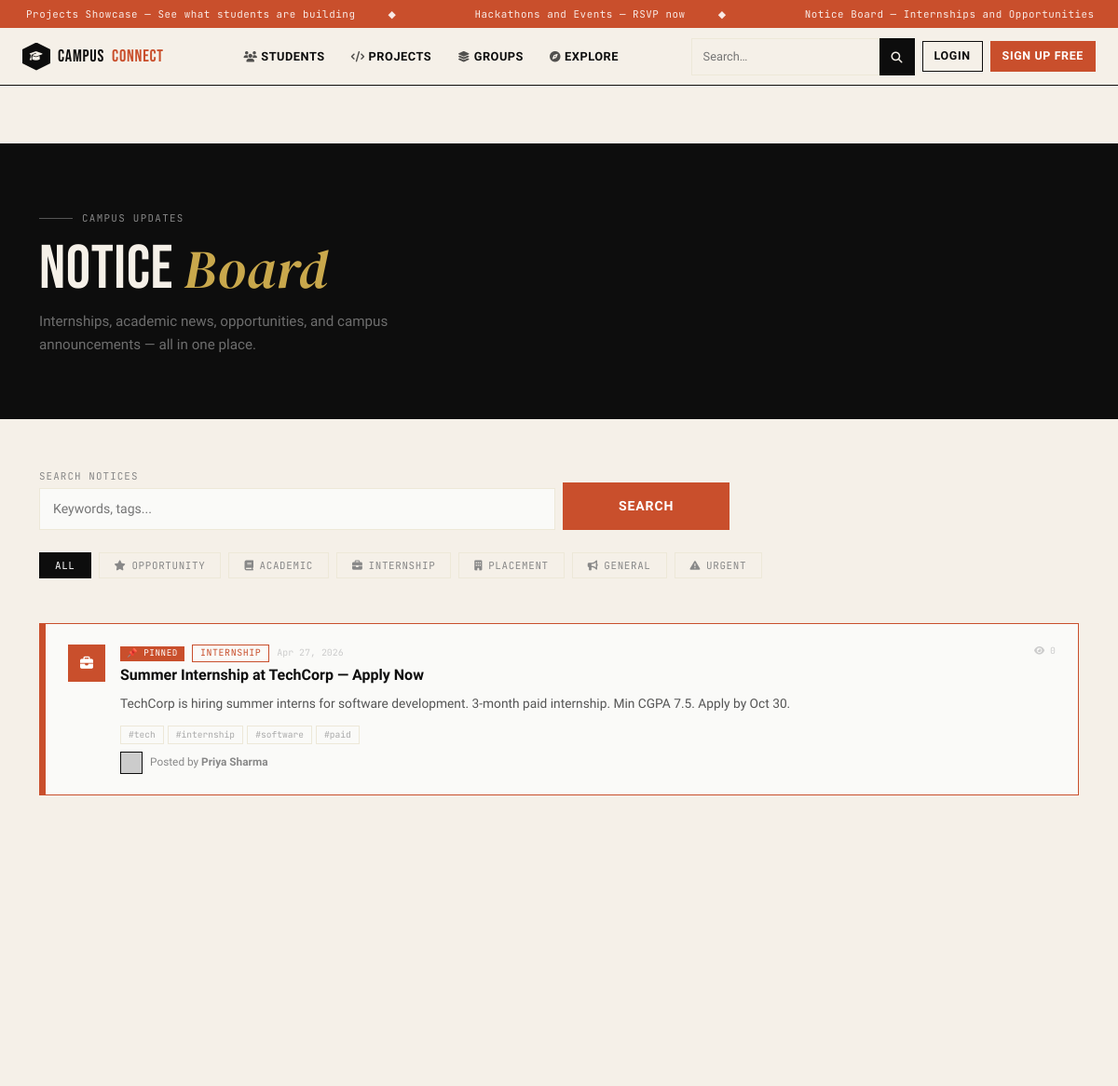
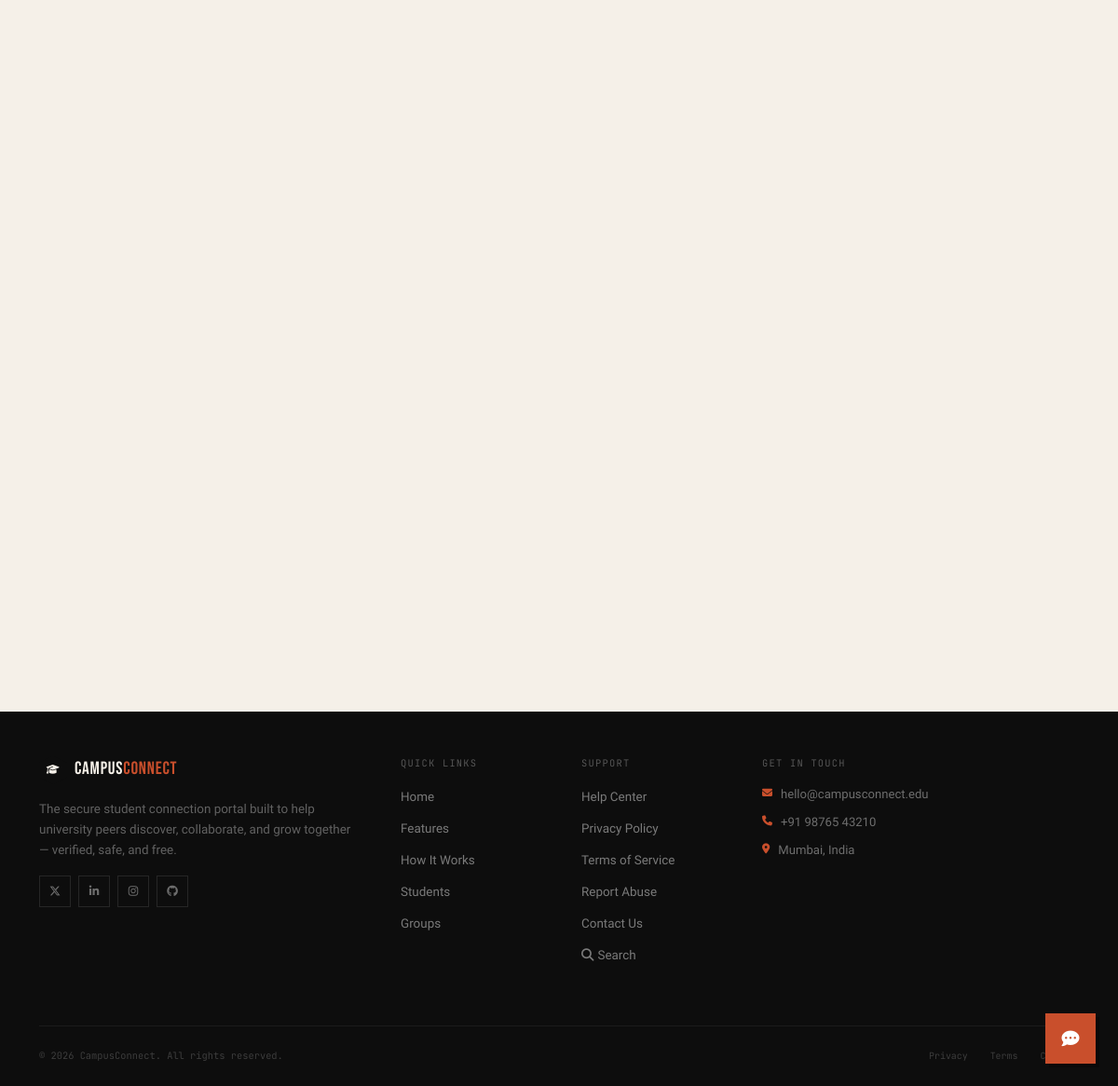
Page /pages/notices.php on the committed database (2 pictures, top to bottom).
### tables this page shows
CREATE TABLE IF NOT EXISTS notices (
    id         INT AUTO_INCREMENT PRIMARY KEY,
    user_id    INT NOT NULL,
    title      VARCHAR(200) NOT NULL,
    body       TEXT NOT NULL,
    category   ENUM('opportunity','academic','internship','placement','general','urgent') DEFAULT 'general',
    tags       VARCHAR(300),                        
    expires_at DATETIME,
    is_pinned  TINYINT(1) DEFAULT 0,
    views      INT UNSIGNED DEFAULT 0,
    created_at TIMESTAMP DEFAULT CURRENT_TIMESTAMP,
    FOREIGN KEY (user_id) REFERENCES users(id) ON DELETE CASCADE
);

CREATE TABLE IF NOT EXISTS users (
    id          INT AUTO_INCREMENT PRIMARY KEY,
    name        VARCHAR(100)        NOT NULL,
    email       VARCHAR(150)        NOT NULL UNIQUE,
    password    VARCHAR(255)        NOT NULL,
    department  VARCHAR(100),
    semester    TINYINT UNSIGNED,
    university  VARCHAR(150),
    skills      TEXT,                           
    bio         TEXT,
    avatar      VARCHAR(255)        DEFAULT 'default.jpg',
    is_verified TINYINT(1)          DEFAULT 0,
    is_online   TINYINT(1)          DEFAULT 0,
    created_at  TIMESTAMP           DEFAULT CURRENT_TIMESTAMP
);

### includes/config.php (called while the page is built, shortened)
<?php
function e(string $s): string {
    return htmlspecialchars($s, ENT_QUOTES, 'UTF-8');
}

### pages/notices.php (the view, shortened to what this page needs)
<?php
require_once __DIR__ . '/../includes/config.php';
$db = getDB();
$cat    = $_GET['cat'] ?? 'all';
$search = trim($_GET['q'] ?? '');
$page   = max(1,(int)($_GET['page']??1));
$perPage= 10;
$offset = ($page-1)*$perPage;
$where  = ["(n.expires_at IS NULL OR n.expires_at > NOW())"];
$params = [];
$whereSQL = implode(' AND ',$where);
$stNotices = $db->prepare(
    "SELECT n.*, u.name AS author_name, u.department AS author_dept
     FROM notices n JOIN users u ON u.id=n.user_id
     WHERE $whereSQL ORDER BY n.is_pinned DESC, n.created_at DESC LIMIT $perPage OFFSET $offset"
);
$stNotices->execute($params);
$notices = $stNotices->fetchAll();
$catLabels = ['all'=>'All','opportunity'=>'Opportunity','academic'=>'Academic','internship'=>'Internship',
              'placement'=>'Placement','general'=>'General','urgent'=>'Urgent'];
$catColors = ['opportunity'=>'var(--moss)','academic'=>'var(--sky)','internship'=>'var(--rust)',
              'placement'=>'var(--gold)','general'=>'#888','urgent'=>'#dc3545'];
$catIcons  = ['opportunity'=>'fa-star','academic'=>'fa-book','internship'=>'fa-briefcase',
              'placement'=>'fa-building','general'=>'fa-bullhorn','urgent'=>'fa-triangle-exclamation'];
include __DIR__ . '/../includes/header.php';
?>
<div style="margin-top:92px;background:var(--paper);min-height:100vh;">
  <div style="background:var(--ink);padding:64px 0 50px;">
    <div class="container">
      <div class="row align-items-end g-4">
        <div class="col-lg-7">
          <div class="cc-section-label white-lbl reveal">Campus Updates</div>
          <h1 class="cc-heading on-dark reveal d1">Notice <em>Board</em></h1>
          <p class="reveal d2" style="color:rgba(255,255,255,.4);max-width:480px;margin-top:12px;font-size:.95rem;line-height:1.65;">
            Internships, academic news, opportunities, and campus announcements — all in one place.
          </p>
        </div>
      </div>
    </div>
  </div>
  <div class="container py-5">
    <form method="GET" class="mb-4 reveal">
      <div class="row g-2 align-items-end">
        <div class="col-md-6"><label class="cc-form-label">Search Notices</label>
          <input type="text" name="q" value="<?= e($search) ?>" class="cc-form-input" placeholder="Keywords, tags...">
          <input type="hidden" name="cat" value="<?= e($cat) ?>"></div>
        <div class="col-md-2"><button type="submit" class="cc-form-submit w-100">Search</button></div>
      </div>
    </form>
    <div class="d-flex flex-wrap gap-2 mb-5 reveal">
      <?php foreach ($catLabels as $k=>$v): ?>
      <a href="?cat=<?= $k ?>&q=<?= urlencode($search) ?>"
         style="padding:5px 16px;border:1.5px solid <?= $cat===$k?($k==='all'?'var(--ink)':$catColors[$k]):'var(--cream)' ?>;
                background:<?= $cat===$k?($k==='all'?'var(--ink)':$catColors[$k]):'transparent' ?>;
                color:<?= $cat===$k?'#fff':'#888' ?>;
                font-family:var(--font-mono);font-size:.68rem;text-transform:uppercase;letter-spacing:.06em;
                display:inline-flex;align-items:center;gap:6px;transition:all .2s;">
        <?php if($k!=='all'): ?><i class="fas <?= $catIcons[$k] ?>"></i><?php endif; ?><?= $v ?>
      </a>
      <?php endforeach; ?>
    </div>
    <?php if ($notices): ?>
    <div class="d-flex flex-column gap-3 mb-4">
      <?php foreach ($notices as $i=>$n):
        $clr  = $catColors[$n['category']] ?? '#888';
        $icon = $catIcons[$n['category']]  ?? 'fa-bullhorn';
        $tags = array_filter(array_map('trim', explode(',',$n['tags']??'')));
      ?>
      <div class="reveal d<?= ($i%3)+1 ?>"
           style="border:1.5px solid <?= $n['is_pinned']?'var(--rust)':'var(--ink)' ?>;
                  background:var(--white);overflow:hidden;
                  transition:box-shadow .25s;"
           onmouseover="this.style.boxShadow='4px 4px 0 var(--ink)'"
           onmouseout="this.style.boxShadow=''">
        <div class="d-flex">
          <div style="width:6px;background:<?= $clr ?>;flex-shrink:0;"></div>
          <div style="padding:22px 24px;flex:1;">
            <div class="d-flex align-items-start gap-3 flex-wrap">
              <div style="width:40px;height:40px;background:<?= $clr ?>;display:flex;align-items:center;justify-content:center;flex-shrink:0;">
                <i class="fas <?= $icon ?>" style="color:#fff;font-size:14px;"></i>
              </div>
              <div class="flex-grow-1">
                <div class="d-flex align-items-center gap-2 flex-wrap mb-1">
                  <?php if ($n['is_pinned']): ?>
                  <span style="font-family:var(--font-mono);font-size:.58rem;background:var(--rust);color:#fff;
                               padding:1px 7px;text-transform:uppercase;letter-spacing:.06em;">📌 Pinned</span>
                  <?php endif; ?>
                  <span style="font-family:var(--font-mono);font-size:.62rem;border:1px solid <?= $clr ?>;
                               color:<?= $clr ?>;padding:1px 8px;text-transform:uppercase;letter-spacing:.06em;">
                    <?= e($catLabels[$n['category']]??'') ?>
                  </span>
                  <span style="font-family:var(--font-mono);font-size:.62rem;color:#ccc;">
                    <?= date('M j, Y', strtotime($n['created_at'])) ?>
                  </span>
                </div>
                <h3 style="font-weight:700;font-size:1rem;color:var(--ink);margin-bottom:8px;line-height:1.3;">
                  <?= e($n['title']) ?>
                </h3>
                <p style="font-size:.86rem;line-height:1.65;color:#555;margin-bottom:12px;">
                  <?= nl2br(e(mb_strimwidth($n['body'],0,200,'…'))) ?>
                </p>
                <?php if ($tags): ?>
                <div class="d-flex flex-wrap gap-1 mb-2">
                  <?php foreach ($tags as $tag): ?>
                  <span style="padding:2px 8px;font-family:var(--font-mono);font-size:.6rem;
                               border:1px solid var(--cream);color:#aaa;text-transform:lowercase;">
                    #<?= e($tag) ?>
                  </span>
                  <?php endforeach; ?>
                </div>
                <?php endif; ?>
                <div class="d-flex align-items-center gap-2 mt-2">
                  <img src="https://picsum.photos/seed/<?= e($n['author_name']) ?>/40/40"
                       style="width:24px;height:24px;object-fit:cover;border:1px solid var(--ink);" alt="">
                  <span style="font-size:.74rem;color:#888;">Posted by <strong><?= e($n['author_name']) ?></strong></span>
                </div>
              </div>
              <div style="text-align:right;flex-shrink:0;">
                <div style="font-family:var(--font-mono);font-size:.62rem;color:#ccc;">
                  <i class="fas fa-eye"></i> <?= (int)$n['views'] ?>
                </div>
              </div>
            </div>
          </div>
        </div>
      </div>
      <?php endforeach; ?>
    </div>
    <?php endif; ?>
  </div>
</div>
<?php include __DIR__ . '/../includes/footer.php'; ?>

### assets/css/style.css (style rules this page uses)
:root { --ink: #0d0d0d; --paper: #f5f0e8; --cream: #ede8d8; --rust: #c94f2c; --rust-light: #e8694a; --moss: #2d4a3e; --gold: #c9a84c; --sky: #1a3a5c; --white: #fafaf8; --font-display:'Bebas Neue', sans-serif; --font-serif: 'DM Serif Display', serif; --font-body: 'Bricolage Grotesque', sans-serif; --font-mono: 'JetBrains Mono', monospace; --ease-out: cubic-bezier(0.16, 1, 0.3, 1); --ease-bounce: cubic-bezier(0.34, 1.56, 0.64, 1); }
*, *::before, *::after { box-sizing: border-box; }
html { scroll-behavior: smooth; }
body { font-family: var(--font-body); background: var(--paper); color: var(--ink); overflow-x: hidden; }
img { max-width: 100%; }
a { text-decoration: none; }
.cc-section-label { display: inline-flex; align-items: center; gap: 10px; font-family: var(--font-mono); font-size: .68rem; letter-spacing: .12em; text-transform: uppercase; color: var(--rust); margin-bottom: 16px; }
.cc-section-label::before { content: ''; width: 36px; height: 1px; background: var(--rust); }
.cc-section-label.white-lbl { color: rgba(255,255,255,.5); }
.cc-section-label.white-lbl::before { background: rgba(255,255,255,.3); }
.cc-heading { font-family: var(--font-display); font-size: clamp(44px, 5.5vw, 72px); line-height: .95; letter-spacing: .01em; color: var(--ink); }
.cc-heading em { font-family: var(--font-serif); font-style: italic; color: var(--rust); font-size: .88em; }
.cc-heading.on-dark { color: var(--paper); }
.cc-heading.on-dark em { color: var(--gold); }
.reveal { opacity: 0; transform: translateY(28px); transition: opacity .8s var(--ease-out), transform .8s var(--ease-out); }
.reveal.visible { opacity: 1; transform: none; }
.d1 { transition-delay: .1s; }
.d2 { transition-delay: .2s; }
.cc-form-label { font-family: var(--font-mono); font-size: .68rem; letter-spacing: .1em; text-transform: uppercase; color: #888; margin-bottom: 5px; }
.cc-form-input { width: 100%; padding: 11px 14px; background: var(--white); border: 1.5px solid var(--cream); font-family: var(--font-body); font-size: .88rem; color: var(--ink); outline: none; transition: border-color .2s; border-radius: 0; }
.cc-form-submit { width: 100%; padding: 13px; background: var(--rust); border: 2px solid var(--rust); color: #fff; font-family: var(--font-body); font-size: .88rem; font-weight: 700; text-transform: uppercase; letter-spacing: .06em; cursor: pointer; transition: all .2s; }

### rows in the picture
notices: is_pinned "📌 PINNED", category "INTERNSHIP", created_at "Apr 27, 2026", title "Summer Internship at TechCorp — Apply Now", body "TechCorp is hiring summer interns for software development. 3-month paid internship. Min CGPA 7.5. Apply by Oct 30.", tags "tech", tags "internship", tags "software", tags "paid", user.name "Priya Sharma", views "0"

### other values in the picture
$t "Projects Showcase — See what students are building"
$t "Hackathons and Events — RSVP now"
$t "Notice Board — Internships and Opportunities"
$v "ALL"
$v "OPPORTUNITY"
$v "ACADEMIC"
$v "INTERNSHIP"
$v "PLACEMENT"
$v "GENERAL"
$v "URGENT"
